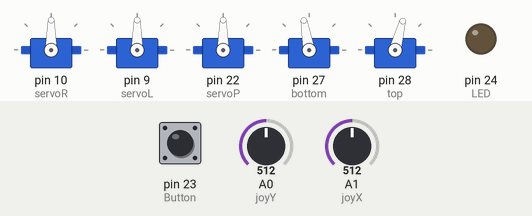
The sketch below on a simulated Arduino Mega 2560, built with avr-gcc and run on an emulated ATmega2560. On the bench: 5 × servo, output pins drawn as LEDs (lit = HIGH). The test bench sets the inputs (shaded band); at power-on: A1 (joyX) = 512, A0 (joyY) = 512, pin 23 (Button) LOW.

Above: at 1.4 s.
1.5 s: A1 (joyX) set to 495
At 4.42 s:
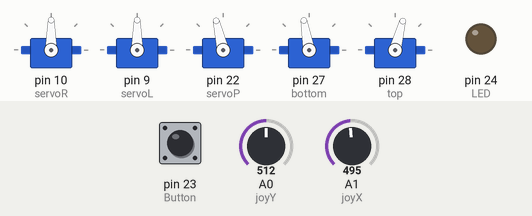
4.5 s: A0 (joyY) set to 495
At 7.49 s:
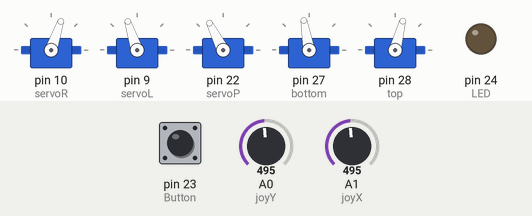
7.5 s: A1 (joyX) set to 395
10.5 s: A0 (joyY) set to 525
At 12.5 s:
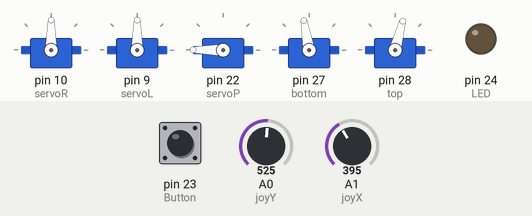
13.5 s: pin 23 (Button) pulled HIGH for 0.15 s
At 14.7 s:
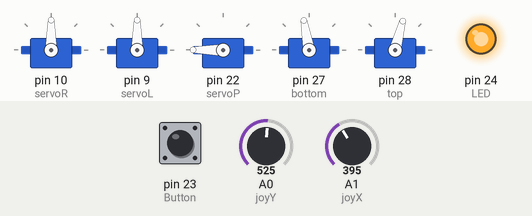
15.1 s: A1 (joyX) set to 506
16.6 s: A1 (joyX) set to 522
At 21.59 s:
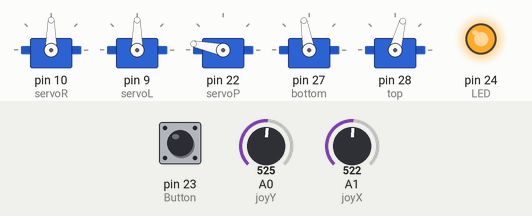
Timing chart, 0 to 27.2 s (numbered marks = the images above; inputs shaded):
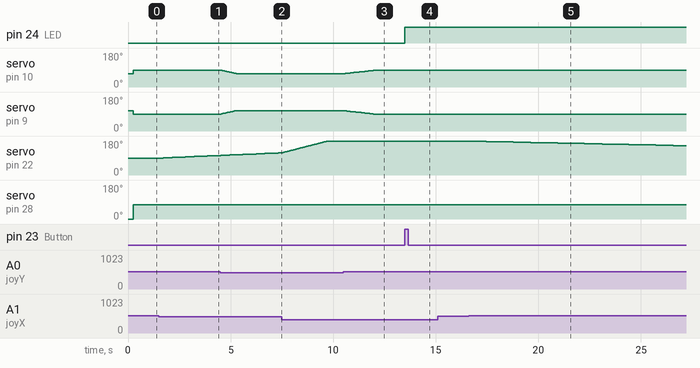

The sketch:

Atlas.ino
```cpp
#include <AFMotor.h>
#include <Servo.h>
#include <SR04.h>

//Pins for the ultrasonic sensor
#define TRIG_PIN 25
#define ECHO_PIN 26

//Define the ultrasonic sensor and the variable for the distance
SR04 ultrasonic = SR04(ECHO_PIN,TRIG_PIN);
long distance;

//The various servos
Servo servoR;
Servo servoL;
Servo servoP;

Servo bottom;
Servo top;

//LED
const int LED = 24;

//Joystick Pins
const int joyX = 1;
const int joyY = 0;

//Variables for the on/off button
const int Button = 23;
int buttonState = 0;
int lastButtonState = 0;

//Joystick Values
float joyValY;
float joyValX;

//Servo positions
float servValR = 90;
float servValL = 90;
float servValP = 90;

int active = 0;

void setup() {
  pinMode (joyX, INPUT);
  pinMode (joyY, INPUT);
  pinMode (Button, INPUT);
  pinMode (LED, OUTPUT);
  servoR.attach(10);
  servoL.attach(9);
  servoP.attach(22);
  bottom.attach(27);
  top.attach(28);

  Serial.begin(9600);
  servoL.write(108);
  servoR.write(71);
  //Starting positions for the reload system
  top.write(0);
  bottom.write(100);
  delay(250);
  top.write(75);
}

void loop() {
  //Read the on/off button
  buttonState = digitalRead(Button);
  //Toggle the activeness
  if(buttonState != lastButtonState){
    if (buttonState == HIGH && active == 0){
      active = 1;
      digitalWrite(LED, HIGH);
    } else if(buttonState == HIGH){
      active = 0;
      digitalWrite(LED, LOW);
    }
    delay(50);
  }
  lastButtonState = buttonState;

  //Read joystick
  float joyValX = analogRead (joyX);
  float joyValY = analogRead(joyY);
  //Is the joystick active? If it is, aim. If it isn't, do the check for firing
  if(joyValX > 505 && joyValX < 515 && joyValY > 405 && joyValY < 505){
    if(active == 1){
      //Get the distance
      distance = ultrasonic.Distance();
      //If it's within the threshold, fire
      if(distance >= 10 && distance <= 400) {
        if(distance <= 30){
          fire();
        }
      }
    }
  } else {
    //Map the values
    joyValX = map (joyValX, 0, 1023, -50, 50);
    //Scale it down
    joyValX = joyValX * 0.0015;
    //Adjust the servo pos
    servValP -= joyValX;
    //Make sure it doesn't exceed the boundaries
    if(servValP > 180){
      servValP = 180;
    } else if(servValP < 0)
    {
      servValP = 0;
    }
    //Write it to the servo
    servoP.write((int)servValP);

    //Map the values
    joyValY = map (joyValY, 0, 1023, -50, 50);
    //Scale it down
    joyValY = joyValY * 0.0075;
    //Adjust the servo positions
    servValL -= joyValY;
    servValR += joyValY;
    //Make sure it doensn't exceed the boundaries
    if(servValL > 108){
      servValL = 108;
    } else if(servValL < 90){
      servValL = 90;
    }

    if(servValR > 90){
      servValR = 90;
    } else if(servValR < 71){
      servValR = 71;
    }
    //Write it to the servos
    servoL.write((int)servValL);
    servoR.write((int)servValR);
  }
}

void fire(){
  //Starting position
  servoL.write(servValL);
  servoR.write(servValR);
  delay(250);
  //Firing positions
  servoL.write(5);
  servoR.write(175);
  delay(500);
  //Back to the starting position
  servoL.write(servValL);
  servoR.write(servValR);
  delay(500);
  //Reload
  reload();
  delay(500);
}

void reload() {
  //Move the bottom out, then back in
  bottom.write(50);
  delay(90);
  bottom.write(100);
  delay(250);
  //Move the top out, then back in
  top.write(0);
  delay(250);
  top.write(75);
}
```

Measured:
- the behaviour switches between 512 and 511 on A0 (joyY) (found by bisection; images 1 and 2)
- the behaviour switches between 521 and 522 on A1 (joyX) (found by bisection; images 4 and 5)
- after the input at 1.5 s, servo on pin 22 (servoP): moves from 90° to 103° over 2.6 s, starting after 0.22 s
- after the input at 4.5 s, servo on pin 10 (servoR): moves from 90° to 71° over 0.78 s, starting at once; servo on pin 9 (servoL): moves from 90° to 108° over 0.73 s, starting at once
- after the input at 10.5 s, servo on pin 10 (servoR): moves from 71° to 90° over 1.5 s, starting after 0.09 s; servo on pin 9 (servoL): moves from 108° to 90° over 1.5 s, starting at once
- after the input at 13.5 s, pin 24 (LED): LOW → HIGH at once
- after the input at 15.1 s, every drawn part: stays the same
- after the input at 16.6 s, servo on pin 22 (servoP): moves from 180° to 155° over 10.4 s, starting at once
